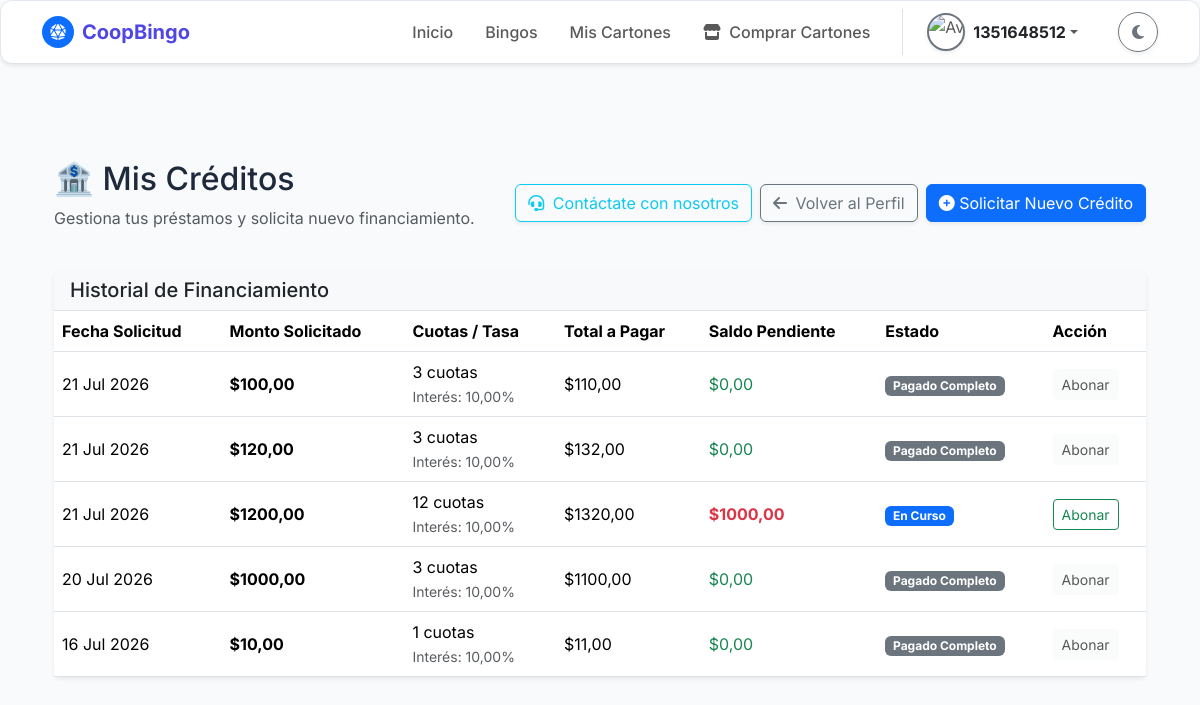
/negocio/creditos/ (signed in), run on an earlier commit of the app's database.
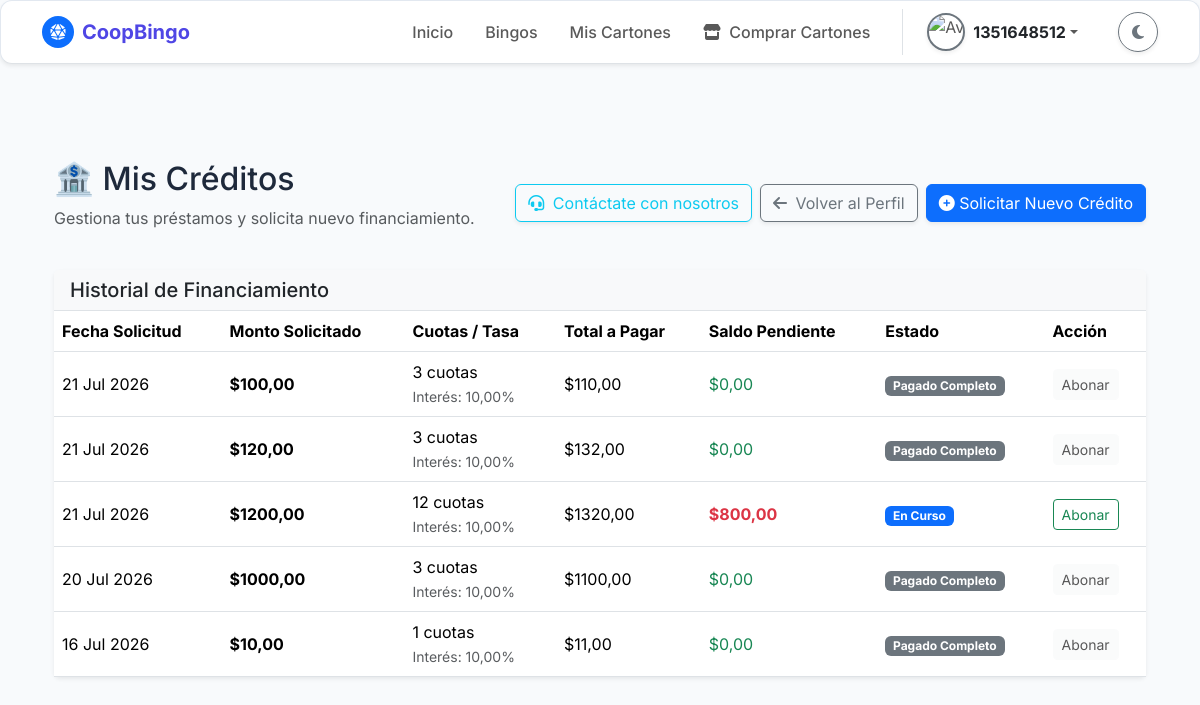
And on a later commit of the database.
### bingo/models.py (models this page shows, shortened)
class Prestamo(models.Model):
    ESTADO_PRESTAMO_CHOICES = [
        ('Solicitado', 'Solicitado'),
        ('Aprobado', 'Aprobado'),
        ('En Curso', 'En Curso (Pagando)'),
        ('Liquidado', 'Liquidado'),
    ]
    idprestamo = models.AutoField(primary_key=True)
    idsocio = models.ForeignKey(
        'Socio',
        on_delete=models.PROTECT,
        db_column='idsocio',
        related_name='prestamos_solicitados',
        verbose_name="Socio Solicitante"
    )
    idgarante1 = models.ForeignKey(
        'Socio',
        on_delete=models.SET_NULL,
        null=True,
        blank=True,
        db_column='idgarante1',
        related_name='garantias_primarias',
        verbose_name="Garante Auxiliar si socio no paga"
    )
    idgarante2 = models.ForeignKey(
        'Socio',
        on_delete=models.SET_NULL,
        null=True,
        blank=True,
        db_column='idgarante2',
        related_name='garantias_secundarias',
        verbose_name="Garante Auxiliar 2 si socio no paga"
    )
    idcuentadestino = models.ForeignKey(
        'CuentaBancaria',
        on_delete=models.SET_NULL,
        null=True,
        blank=True,
        db_column='idcuentadestino',
        verbose_name="Cuenta para desembolso"
    )
    montoprestamosolicitado = models.DecimalField(
        max_digits=12,
        decimal_places=2,
        validators=[MinValueValidator(Decimal('0.01'))],
        verbose_name="Monto Solicitado"
    )
    tasainteres = models.DecimalField(
        max_digits=5,
        decimal_places=2,
        default=Decimal('0.00'),
        verbose_name="Tasa de Interés (%)"
    )
    montototalpagar = models.DecimalField(
        max_digits=12,
        decimal_places=2,
        verbose_name="Monto Total a Pagar"
    )
    saldopendiente = models.DecimalField(
        max_digits=12,
        decimal_places=2,
        verbose_name="Saldo Pendiente"
    )
    numerocuotas = models.IntegerField(
        default=1,
        validators=[MinValueValidator(1)],
        verbose_name="Número de Cuotas"
    )
    fechasolicitud = models.DateField(verbose_name="Fecha de Solicitud")
    fechavencimiento = models.DateField(verbose_name="Fecha de Vencimiento")
    estadoprestamo = models.CharField(
        max_length=20,
        choices=ESTADO_PRESTAMO_CHOICES,
        default='Solicitado', # Por lógica, todo préstamo inicia como solicitado
        verbose_name="Estado del Préstamo"
    )
    comprobantedesembolso = models.FileField(
        upload_to='media/prestamo/comprobantes_desembolso/',
        null=True,
        blank=True,
        verbose_name="Comprobante de Desembolso"
    )
    class Meta:
        db_table = 'Prestamo'
        verbose_name = 'Préstamo'
        verbose_name_plural = 'Préstamos'

### bingo/views.py (the view, shortened to what this page needs)
# urls.py: path('negocio/creditos/', views.creditos, name='creditos'),
@login_required
def creditos(request):
    socio = Socio.objects.filter(cisocio=request.user.username).first()
    if not socio or socio.estadosocio not in ['Activo', 'Active']:
        messages.error(request, "Acceso denegado: Solo los socios activos pueden solicitar créditos.")
        return redirect('inicio')
    mis_prestamos = Prestamo.objects.filter(idsocio=socio).order_by('-fechasolicitud')
    lista_socios = Socio.objects.filter(estadosocio='Activo').exclude(idsocio=socio.idsocio)
    mis_cuentas = CuentaBancaria.objects.filter(idsocio=socio, estadocuenta='Activo')
    mis_cuentas = CuentaBancaria.objects.filter(idsocio=socio, estadocuenta='Activo')
    contexto = {
        'socio': socio,
        'mis_prestamos': mis_prestamos,
        'lista_socios': lista_socios,
        'mis_cuentas': mis_cuentas
    }
    return render(request, 'negocio/creditos.html', contexto)

### bingo/templates/negocio/creditos.html (shortened to what the changed rows need)
{% extends 'comunes/base.html' %}
{% load static %}
{% block content %}
<div class="container mt-5">
    <div class="row mb-4">
        <div class="col-12 d-flex justify-content-between align-items-center flex-wrap">
            <div>
                <h2 class="mb-2">🏦 Mis Créditos</h2>
            </div>
        </div>
    </div>
    <div class="row">
        <div class="col-12">
            <div class="card shadow-sm border-0">
                <div class="card-body p-0">
                    <div class="table-responsive">
                        <table class="table table-hover align-middle mb-0">
                            <thead class="bg-body-tertiary border-bottom">
                                <tr>
                                    <th>Fecha Solicitud</th>
                                    <th>Monto Solicitado</th>
                                    <th>Cuotas / Tasa</th>
                                    <th>Total a Pagar</th>
                                    <th>Saldo Pendiente</th>
                                    <th>Estado</th>
                                    <th>Acción</th>
                                </tr>
                            </thead>
                            <tbody>
                                {% for prestamo in mis_prestamos %}
                                <tr>
                                    <td>{{ prestamo.fechasolicitud|date:"d M Y" }}</td>
                                    <td class="fw-bold">${{ prestamo.montoprestamosolicitado|floatformat:2 }}</td>
                                    <td>
                                        {% if prestamo.numerocuotas %}{{ prestamo.numerocuotas }} cuotas{% else %}-{% endif %}<br>
                                        <small class="text-muted">Interés: {{ prestamo.tasainteres }}%</small>
                                    </td>
                                    <td>
                                        ${{ prestamo.montototalpagar|floatformat:2 }}
                                    </td>
                                    <td class="{% if prestamo.saldopendiente > 0 %}text-danger fw-bold{% else %}text-success{% endif %}">
                                        ${{ prestamo.saldopendiente|floatformat:2 }}
                                    </td>
                                    <td>
                                        {% if prestamo.estadoprestamo == 'En Curso' %}
                                            <span class="badge bg-primary">En Curso</span>
                                        {% elif prestamo.estadoprestamo == 'Aprobado' %}
                                            <span class="badge bg-success">Aprobado (Por Desembolsar)</span>
                                        {% elif prestamo.estadoprestamo == 'Solicitado' %}
                                            <span class="badge bg-warning text-dark">Solicitado (En Revisión)</span>
                                        {% elif prestamo.estadoprestamo == 'Liquidado' %}
                                            <span class="badge bg-secondary">Pagado Completo</span>
                                        {% else %}
                                            <span class="badge bg-danger">{{ prestamo.estadoprestamo }}</span>
                                        {% endif %}
                                    </td>
                                    <td>
                                        {% if prestamo.estadoprestamo == 'En Curso' and prestamo.saldopendiente > 0 %}
                                            <a href="{% url 'pago' %}" class="btn btn-sm btn-outline-success">Abonar</a>
                                        {% else %}
                                            <button class="btn btn-sm btn-light" disabled>Abonar</button>
                                        {% endif %}
                                    </td>
                                </tr>
                                {% endfor %}
                            </tbody>
                        </table>
                    </div>
                </div>
            </div>
        </div>
    </div>
</div>
{% endblock %}

What changed in the data, as far as the page shows it:
changed Prestamo (number 3 of 5 on the later page): saldopendiente "1000,00" → "800,00"
